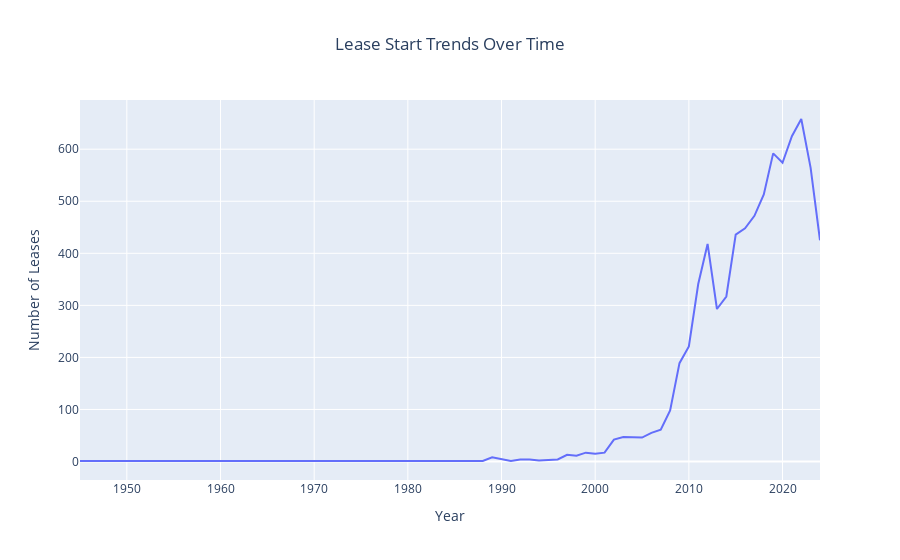

Here is the notebook cell this chart was saved with:
### Markdown cell above
### Lease Start and Expiration Analysis

### Code cell
# Convert lease dates to datetime
df["Lease Effective Date"] = pd.to_datetime(df["Lease Effective Date"], errors='coerce')


# Extract year from lease dates
df["Lease Start Year"] = df["Lease Effective Date"].dt.year

# Count leases by start year
lease_start_counts = df["Lease Start Year"].value_counts().reset_index()
lease_start_counts.columns = ["Year", "Lease Count"]

# Line chart for lease start trends
fig = px.line(
    lease_start_counts.sort_values("Year"),
    x="Year",
    y="Lease Count",
    title="Lease Start Trends Over Time"
)

fig.update_layout(
    xaxis_title="Year",
    yaxis_title="Number of Leases",
    title_x=0.5
)
fig.show()


fig.write_html("lease_start_trends.html")

### Figure 1 — Plotly figure (JSON) as saved in the notebook; plotly's stock layout.template omitted (floating-point values rounded to 4 significant figures)
{"data": [{"hovertemplate": "Year=%{x}<br>Lease Count=%{y}<extra></extra>", "legendgroup": "", "line": {"color": "#636efa", "dash": "solid"}, "marker": {"symbol": "circle"}, "mode": "lines", "name": "", "orientation": "v", "showlegend": false, "type": "scatter", "x": [1945, 1946, 1950, 1974, 1977, 1981, 1988, 1989, 1991, 1992, 1993, 1994, 1995, 1996, 1997, 1998, 1999, 2000, 2001, 2002, 2003, 2004, 2005, 2006, 2007, 2008, 2009, 2010, 2011, 2012, 2013, 2014, 2015, 2016, 2017, 2018, 2019, 2020, 2021, 2022, 2023, 2024], "xaxis": "x", "y": [1, 1, 1, 1, 1, 1, 1, 8, 1, 4, 4, 2, 3, 4, 13, 11, 17, 15, 17, 42, 47, 47, 46, 55, 61, 98, 189, 221, 341, 418, 293, 317, 436, 448, 472, 513, 592, 574, 625, 658, 564, 425], "yaxis": "y"}], "layout": {"legend": {"tracegroupgap": 0}, "title": {"text": "Lease Start Trends Over Time", "x": 0.5}, "xaxis": {"anchor": "y", "domain": [0, 1], "title": {"text": "Year"}}, "yaxis": {"anchor": "x", "domain": [0, 1], "title": {"text": "Number of Leases"}}}}
